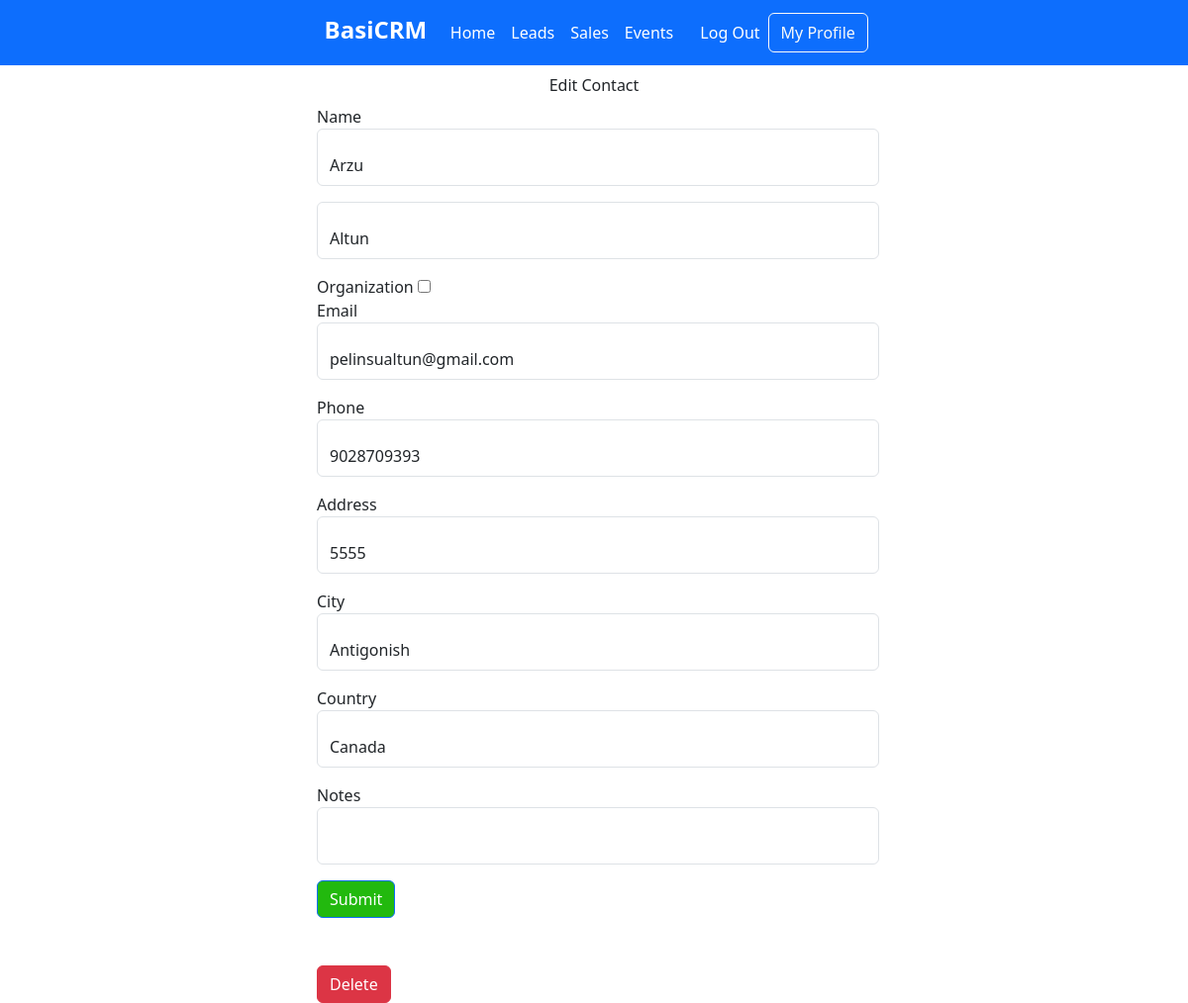
Page /contacts/edit/2 (signed in) on the committed database.
### CRMApp/models.py (models this page shows, shortened)
class Contact(models.Model):
    created_at=models.DateTimeField(auto_now_add=True)
    updated_at=models.DateTimeField(auto_now=True)
    user=models.ForeignKey(User, on_delete=models.CASCADE)
    first_name=models.CharField(max_length=50)
    last_name=models.CharField(max_length=50, default="")
    organization_name=models.CharField(max_length=250, default="")
    organization=models.BooleanField(default=False)
    email=models.EmailField()
    phone=models.CharField(max_length=50)
    address=models.CharField(max_length=50)
    city=models.CharField(max_length=50)
    country=models.CharField(max_length=50)
    notes=models.TextField(default=None, blank=True, null=True)

### CRMApp/views.py (the view, shortened to what this page needs)
# urls.py: path('contacts/edit/<int:id>', views.edit_contact, name="edit_contact"),
def edit_contact(request, id):
    try:
        contact=get_object_or_404(Contact.objects.filter(user_id=request.user.id), pk=id)
    except Http404:
        return render(request, 'pages/404.html')
    if request.method=='GET':
        return render(request, 'pages/edit-contact.html', {"contact":contact})

### templates/pages/edit-contact.html (shortened to what this page needs)
{% extends "base.html"%}
{% block content %}
<div class="grid gap-0 row-gap-3">
    <center>
    <div class="p-2 g-col-6">Edit Contact</div>
  </center>
  </div>
    <div class="container-sm">
    <div class="bd-content ps-lg-2">
        <form  method="post" autocomplete="off">
          Name
        <div class="form-floating mb-3" >
            <input type="text" class="form-control" id="first_name" name="first_name" value={{contact.first_name}} required>
          </div>
          <div class="form-floating mb-3" >
            <input type="text" class="form-control" id="last_name" name="last_name" value={{contact.last_name}}>
          </div>
          {% if contact.organization == True%}
            <label for="organization">Organization</label>
            <input type="checkbox" id="organization" name="organization" checked>
          {% else %}
          <label for="organization">Organization</label>
            <input type="checkbox" id="organization" name="organization">
            {% endif%}
            <br>
          Email
          <div class="form-floating mb-3" >
            <input type="email" class="form-control" id="email" value={{contact.email}} name="email" >
          </div>
          Phone
          <div class="form-floating mb-3" >
            <input type="text" class="form-control" id="phone" value={{contact.phone}} name="phone" >
          </div>
          Address
          <div class="form-floating mb-3" >
            <input type="text" class="form-control" id="address" value={{contact.address}} name="address" >
          </div>
          City
          <div class="form-floating mb-3" >
            <input type="text" class="form-control" id="city" value={{contact.city}} name="city" >
          </div>
          Country
          <div class="form-floating mb-3" >
            <input type="text" class="form-control" id="country" value={{contact.country}} name="country" >
          </div>
          Notes
          <div class="form-floating mb-3" >
            {% if contact.notes == None or contact.notes == "" or contact.notes == null %}
            <input type="text" class="form-control" id="notes" name="notes" >
            {% else %}
            <input type="text" class="form-control" id="notes" value={{contact.notes}} name="notes" >
            {% endif%}
          </div>
          <button type="submit" value='Post' class="btn btn-primary">Submit</button>
        </form>
        <br>
        <br>
        <form method="POST" action="/contacts/delete/{{contact.id}}">
          <button type="submit" class="btn btn-danger">Delete</button>
        </form>
    </div>
</div>
{% endblock%}

### CRMApp/static/css/table.css (style rules this page uses)
body { font-family: "Helvetica Neue", Helvetica, Arial; font-size: 14px; line-height: 20px; font-weight: 400; color: #3b3b3b; -webkit-font-smoothing: antialiased; font-smoothing: antialiased; background: white; }
:root { --grid-max-width: 40rem; --grid-width: 90%; --grid-gutter: 3%; }
.grid { margin-left: auto; margin-right: auto; max-width: var(--grid-max-width); width: var(--grid-width); }
:root { --html-font-size: 100%; --body-background-color: #f9f8f5; --body-color: #353535; --body-font-family: 'Roboto'; --body-font-family-fallback: sans-serif; --body-font-size: 1rem; --body-font-weight: 400; --body-line-height: 1.5; }
*, *::before, *::after { box-sizing: inherit; }
html { box-sizing: border-box; font-size: var(--html-font-size); height: 100%; }
body { background-color: var(--body-background-color); color: var(--body-color); font-family: var(--body-font-family), var(--body-font-family-fallback); font-size: var(--body-font-size); font-weight: var(--body-font-weight); line-height: var(--body-line-height); margin: 0; min-height: 100%; }
:root { --box-background-color: #fff; --box-padding-horizontal: 2rem; --box-padding-vertical: 3rem; }

### rows in the picture
Contact: first_name "Arzu", last_name "Altun", email "pelinsualtun@gmail.com", phone "9028709393", city "Antigonish", country "Canada"
